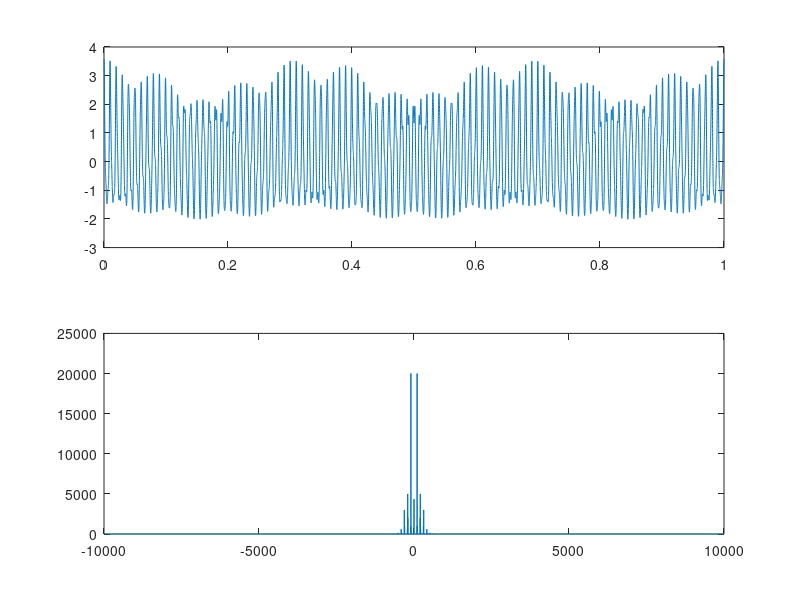

MATLAB code to generate this figure:
fs = 20000;
x = linspace(0,1,fs);

y1 = 2*cos(2*pi*100*x);

y2 = 0.5*cos(2*pi*203*x);

y3 = 0.3*cos(2*pi*313*x);

y = y1 + y2 + y3;
y = y + 0.1*y.^2;

ft = fft(y);

subplot(2,1,1)
plot(x,y)
subplot(2,1,2)
f = (0:length(ft)-1)*fs/length(ft); %same as 0:fs/length(f)(N):fs*N-fs/length(f)(N)
plot(f,abs(ft));


n = length(x);                         
fshift = (-n/2:n/2-1)*(fs/n);
yshift = fftshift(ft);
subplot(2,1,2)
plot(fshift,abs(yshift))